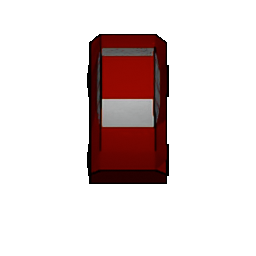
#> input picture SpriteSheet Generator/input/0000.png, 256 x 256 px; its folder holds 4 pictures in this run
$ python 'image_squence_generator - hewie.py'
#> lines starting #> are read from the running program, lines starting #| are printed output that depends on the picture
from PIL import Image, ImageFilter

current_image = 0
grid_x = 8
grid_y = 16
grid_width = 32
grid_height = 32

background = Image.new('RGBA',(grid_width*grid_x, grid_height*grid_y), (255, 255, 255, 0))

for i in range(0, grid_x * grid_y):

	try:
		path = "./input/" + '{:>04}'.format(i) + ".png"
		print(path)

		image = Image.open(path)
#> image is the input picture: PIL image 256x256 RGBA; mean R, G, B, A 17.7, 5.7, 5.2, 46

		img_w, img_h = image.size
#> img_w = 256; img_h = 256
		bg_w, bg_h = background.size
#> bg_w = 256; bg_h = 512
		coords = (int(i % grid_x), int(i / grid_x)) # coords[0] is x ; coords[1] is y
		offset = (int(coords[0] * img_w), int((coords[1] * img_h)))
#> offset = (0, 0)
		background.paste(image, offset)
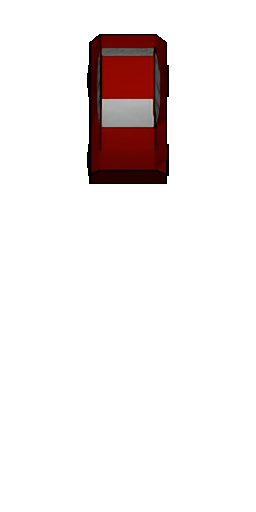
#> background: PIL image 256x512 RGBA; mean R, G, B, A 136.3, 130.4, 130.1, 23; transparent parts drawn white

		print("Image: " + str(int((i / grid_x) % (grid_x + grid_y))))
		print("Coords: " + str(coords))
		print("Offset: " + str(offset))
#| Offset: (0, 0)
		print("\n")

	except FileNotFoundError:
		print("oopps")
#> pass 2 of the loop `for i in range(0, grid_x * grid_y):`:
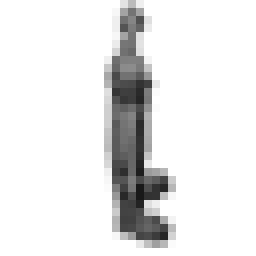
#> input picture SpriteSheet Generator/input/0001.png, 32 x 32 px (shown 8 times larger)
#> image is the input picture: PIL image 32x32 RGBA; mean R, G, B, A 9.3, 9.3, 9.3, 31.8
#> `background.paste(image, offset)`:
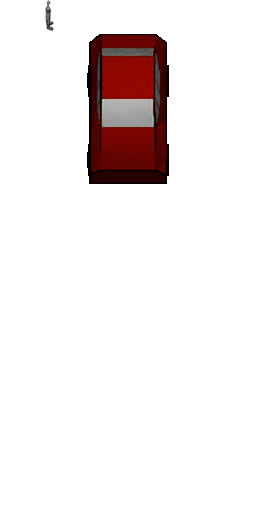
#> background: PIL image 256x512 RGBA; mean R, G, B, A 136.4, 130.4, 130.2, 23.3; transparent parts drawn white
#| Offset: (32, 0)

background.save("./output/strip.png")
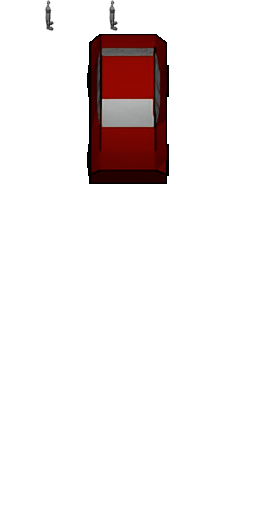
#> saved as strip.png: PIL image 256x512 RGBA; mean R, G, B, A 136.5, 130.5, 130.2, 23.5; transparent parts drawn white
